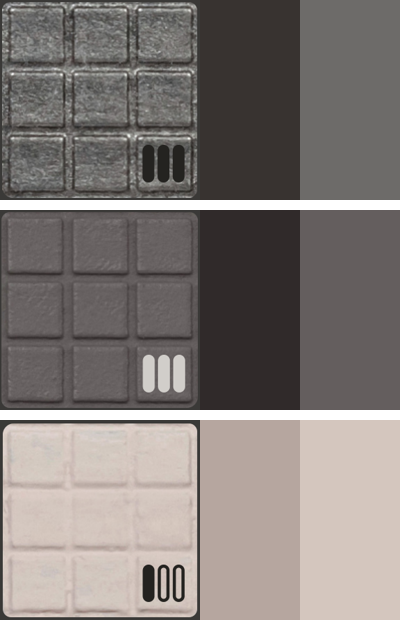
#> input picture python-api/swatch_resample_check.png, 400 x 630 px
$ python -i photo_processor.py   (imports and definitions only)   (older library calls are emulated)
#> lines starting #> are read from the running program, lines starting #| are printed output that depends on the picture
### python-api/utils/logging_config.py
"""
Logging configuration for SchemeStealer
"""

import logging
import logging.handlers
from pathlib import Path
from config import Logging

def setup_logging():
    """Configure application logging"""

    # Create logs directory
    log_dir = Path("logs")
    log_dir.mkdir(exist_ok=True)

    # Create logger
    logger = logging.getLogger("SchemeStealer")
    logger.setLevel(getattr(logging, Logging.LEVEL))

    # Console handler (for development)
    console_handler = logging.StreamHandler()
    console_handler.setLevel(logging.INFO)
    console_formatter = logging.Formatter('%(levelname)s - %(message)s')
    console_handler.setFormatter(console_formatter)

    # File handler (for production)
    file_handler = logging.handlers.RotatingFileHandler(
        log_dir / Logging.LOG_FILE,
        maxBytes=Logging.MAX_BYTES,
        backupCount=Logging.BACKUP_COUNT
    )
    file_handler.setLevel(logging.DEBUG)
    file_formatter = logging.Formatter(Logging.FORMAT)
    file_handler.setFormatter(file_formatter)

    # Add handlers
    logger.addHandler(console_handler)
    logger.addHandler(file_handler)

    return logger

# Global logger instance
logger = setup_logging()

### python-api/core/photo_processor.py
"""
Photo Quality Assessment and Enhancement
Handles: glare, low light, blur detection, color casts
"""

import cv2
import numpy as np
from typing import Dict, Tuple, List
from dataclasses import dataclass
from config import PhotoQuality
from utils.logging_config import logger


@dataclass
class PhotoQualityReport:
    """Photo quality assessment result"""
    score: int  # 0-100
    quality_level: str  # 'Excellent', 'Good', 'Fair', 'Poor'
    can_process: bool
    issues: List[str]
    warnings: List[str]
    enhanced_image: np.ndarray


class PhotoProcessor:
    """
    Advanced photo preprocessing pipeline
    Handles common mobile photography issues
    """

    def __init__(self):
        self.clahe = cv2.createCLAHE(clipLimit=2.0, tileGridSize=(8, 8))

    def process_and_assess(self, img: np.ndarray) -> PhotoQualityReport:
        """
        Main pipeline: assess quality + enhance image

        Args:
            img: RGB image array

        Returns:
            PhotoQualityReport with score, issues, and enhanced image
        """
        logger.info("Starting photo quality assessment")

        score = 100
        issues = []
        warnings = []
        enhanced = img.copy()

        # 1. Blur detection
        if self._is_blurry(img):
            score -= PhotoQuality.BLUR_PENALTY
            issues.append("📸 Photo is blurry - try holding phone steady")
            logger.warning("Blurry image detected")

        # 2. Glare detection & correction
        if self._has_glare(img):
            score -= PhotoQuality.GLARE_PENALTY
            warnings.append("✨ Glare detected - shade the lamp and re-scan for a truer match")
            enhanced = self._reduce_glare(enhanced)
            logger.info("Glare detected and corrected")

        # 3. Exposure assessment & correction
        exposure_status = self._check_exposure(img)

        if exposure_status == 'underexposed':
            score -= PhotoQuality.EXPOSURE_PENALTY
            warnings.append("💡 Low light detected - re-shoot brighter for a truer match")
            enhanced = self._enhance_exposure(enhanced)
            logger.info("Underexposure corrected")

        elif exposure_status == 'overexposed':
            score -= PhotoQuality.EXPOSURE_PENALTY
            warnings.append("☀️ Highlights are blown - re-shoot darker for a truer match")
            enhanced = self._reduce_exposure(enhanced)
            logger.info("Overexposure corrected")

        # 4. Color cast detection (beyond white balance)
        if self._has_severe_color_cast(img):
            score -= PhotoQuality.COLOR_CAST_PENALTY
            warnings.append("🎨 Strong colour cast detected")
            logger.warning("Severe color cast detected")

        # 5. Determine quality level
        if score >= 80:
            quality_level = 'Excellent'
        elif score >= 60:
            quality_level = 'Good'
        elif score >= 40:
            quality_level = 'Fair'
        else:
            quality_level = 'Poor'
            issues.append("⚠️ Photo quality is poor - results may be inaccurate")

        can_process = score >= 40  # Minimum viable quality

        logger.info(f"Photo quality score: {score}/100 ({quality_level})")

        return PhotoQualityReport(
            score=score,
            quality_level=quality_level,
            can_process=can_process,
            issues=issues,
            warnings=warnings,
            enhanced_image=enhanced
        )

    def _is_blurry(self, img: np.ndarray) -> bool:
        """
        Detect blur using Laplacian variance method
        Lower variance = more blur
        """
        gray = cv2.cvtColor(img, cv2.COLOR_RGB2GRAY)
        laplacian_var = cv2.Laplacian(gray, cv2.CV_64F).var()
#> laplacian_var = 757.8

        is_blurry = laplacian_var < PhotoQuality.BLUR_THRESHOLD
#> is_blurry = False

        logger.debug(f"Blur check: Laplacian variance = {laplacian_var:.2f}, "
                    f"threshold = {PhotoQuality.BLUR_THRESHOLD}, "
                    f"blurry = {is_blurry}")

        return is_blurry

    def _has_glare(self, img: np.ndarray) -> bool:
        """
        Detect glare from reflective surfaces (metallics, varnish)
        Checks for blown-out highlights
        """
        gray = cv2.cvtColor(img, cv2.COLOR_RGB2GRAY)
        bright_pixels = np.sum(gray > PhotoQuality.GLARE_BRIGHTNESS)
#> bright_pixels = 12000
        total_pixels = gray.size
#> total_pixels = 252000
        bright_ratio = bright_pixels / total_pixels
#> bright_ratio = 0.0476

        has_glare = bright_ratio > PhotoQuality.GLARE_THRESHOLD
#> has_glare = False

        logger.debug(f"Glare check: {bright_ratio*100:.2f}% bright pixels, "
                    f"threshold = {PhotoQuality.GLARE_THRESHOLD*100:.2f}%")

        return has_glare

    # [19 lines left out: function _reduce_glare, not called in this run]

    def _check_exposure(self, img: np.ndarray) -> str:
        """
        Check if image is properly exposed
        Returns: 'normal', 'underexposed', or 'overexposed'
        """
        gray = cv2.cvtColor(img, cv2.COLOR_RGB2GRAY)
        avg_brightness = np.mean(gray)
#> avg_brightness = 126.4
#> in process_and_assess, `exposure_status = self._check_exposure(img)`: exposure_status = 'normal'

        logger.debug(f"Average brightness: {avg_brightness:.2f}")

        if avg_brightness < PhotoQuality.UNDEREXPOSED_THRESHOLD:
            return 'underexposed'
        elif avg_brightness > PhotoQuality.OVEREXPOSED_THRESHOLD:
            return 'overexposed'
        else:
            return 'normal'

    # [30 lines left out: functions _enhance_exposure, _reduce_exposure, not called in this run]

    def _has_severe_color_cast(self, img: np.ndarray) -> bool:
        """
        Detect severe color casts beyond normal white balance
        Checks deviation in LAB a/b channels
        """
        lab = cv2.cvtColor(img, cv2.COLOR_RGB2LAB)
#> lab: shape (630, 400, 3); mean of channels 0, 1, 2 132, 130, 130.6
        a_channel = lab[:, :, 1]
        b_channel = lab[:, :, 2]
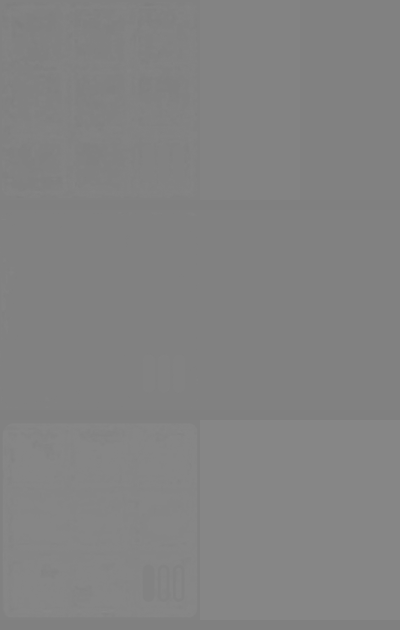
#> b_channel: shape (630, 400); min 125, max 137, mean 130.6

        # Calculate deviation from neutral (128)
        a_deviation = abs(np.mean(a_channel) - 128)
#> a_deviation = 2.01
        b_deviation = abs(np.mean(b_channel) - 128)
#> b_deviation = 2.65

        max_deviation = max(a_deviation, b_deviation)
#> max_deviation = 2.65

        has_cast = max_deviation > PhotoQuality.COLOR_CAST_THRESHOLD
#> has_cast = False

        logger.debug(f"Color cast check: max deviation = {max_deviation:.2f}, "
                    f"threshold = {PhotoQuality.COLOR_CAST_THRESHOLD}")

        return has_cast

    # [35 lines left out: function generate_quality_feedback_ui, not called in this run]

>>> import cv2
>>> picture = cv2.cvtColor(cv2.imread('../swatch_resample_check.png'), cv2.COLOR_BGR2RGB)
>>> result = PhotoProcessor().process_and_assess(picture)
#> in process_and_assess, `quality_level = 'Excellent'`: quality_level = 'Excellent'

$ run again, on python-api/test.png
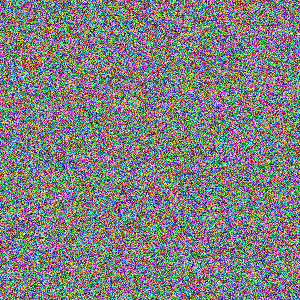
#> input picture python-api/test.png, 300 x 300 px
#> in _is_blurry, `gray = cv2.cvtColor(img, cv2.COLOR_RGB2GRAY)`:
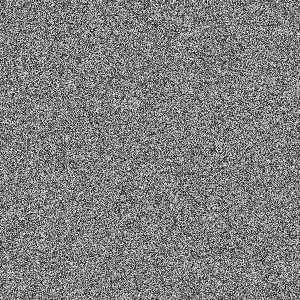
#> gray: shape (300, 300); min 2, max 253, mean 127
#> laplacian_var = 48255.2
#> is_blurry = False
#> bright_pixels = 2
#> bright_ratio = 2.22e-05
#> has_glare = False
#> avg_brightness = 127
#> exposure_status = 'normal'
#> lab: shape (300, 300, 3); mean of channels 0, 1, 2 146.2, 134.9, 131.7
#> in _has_severe_color_cast, `b_channel = lab[:, :, 2]`:
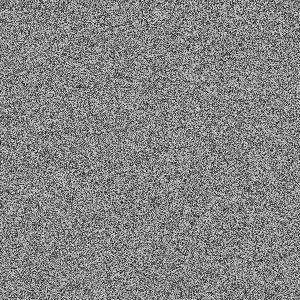
#> b_channel: shape (300, 300); min 21, max 221, mean 131.7
#> a_deviation = 6.9
#> b_deviation = 3.75
#> max_deviation = 6.9
#> has_cast = False
#> quality_level = 'Excellent'
